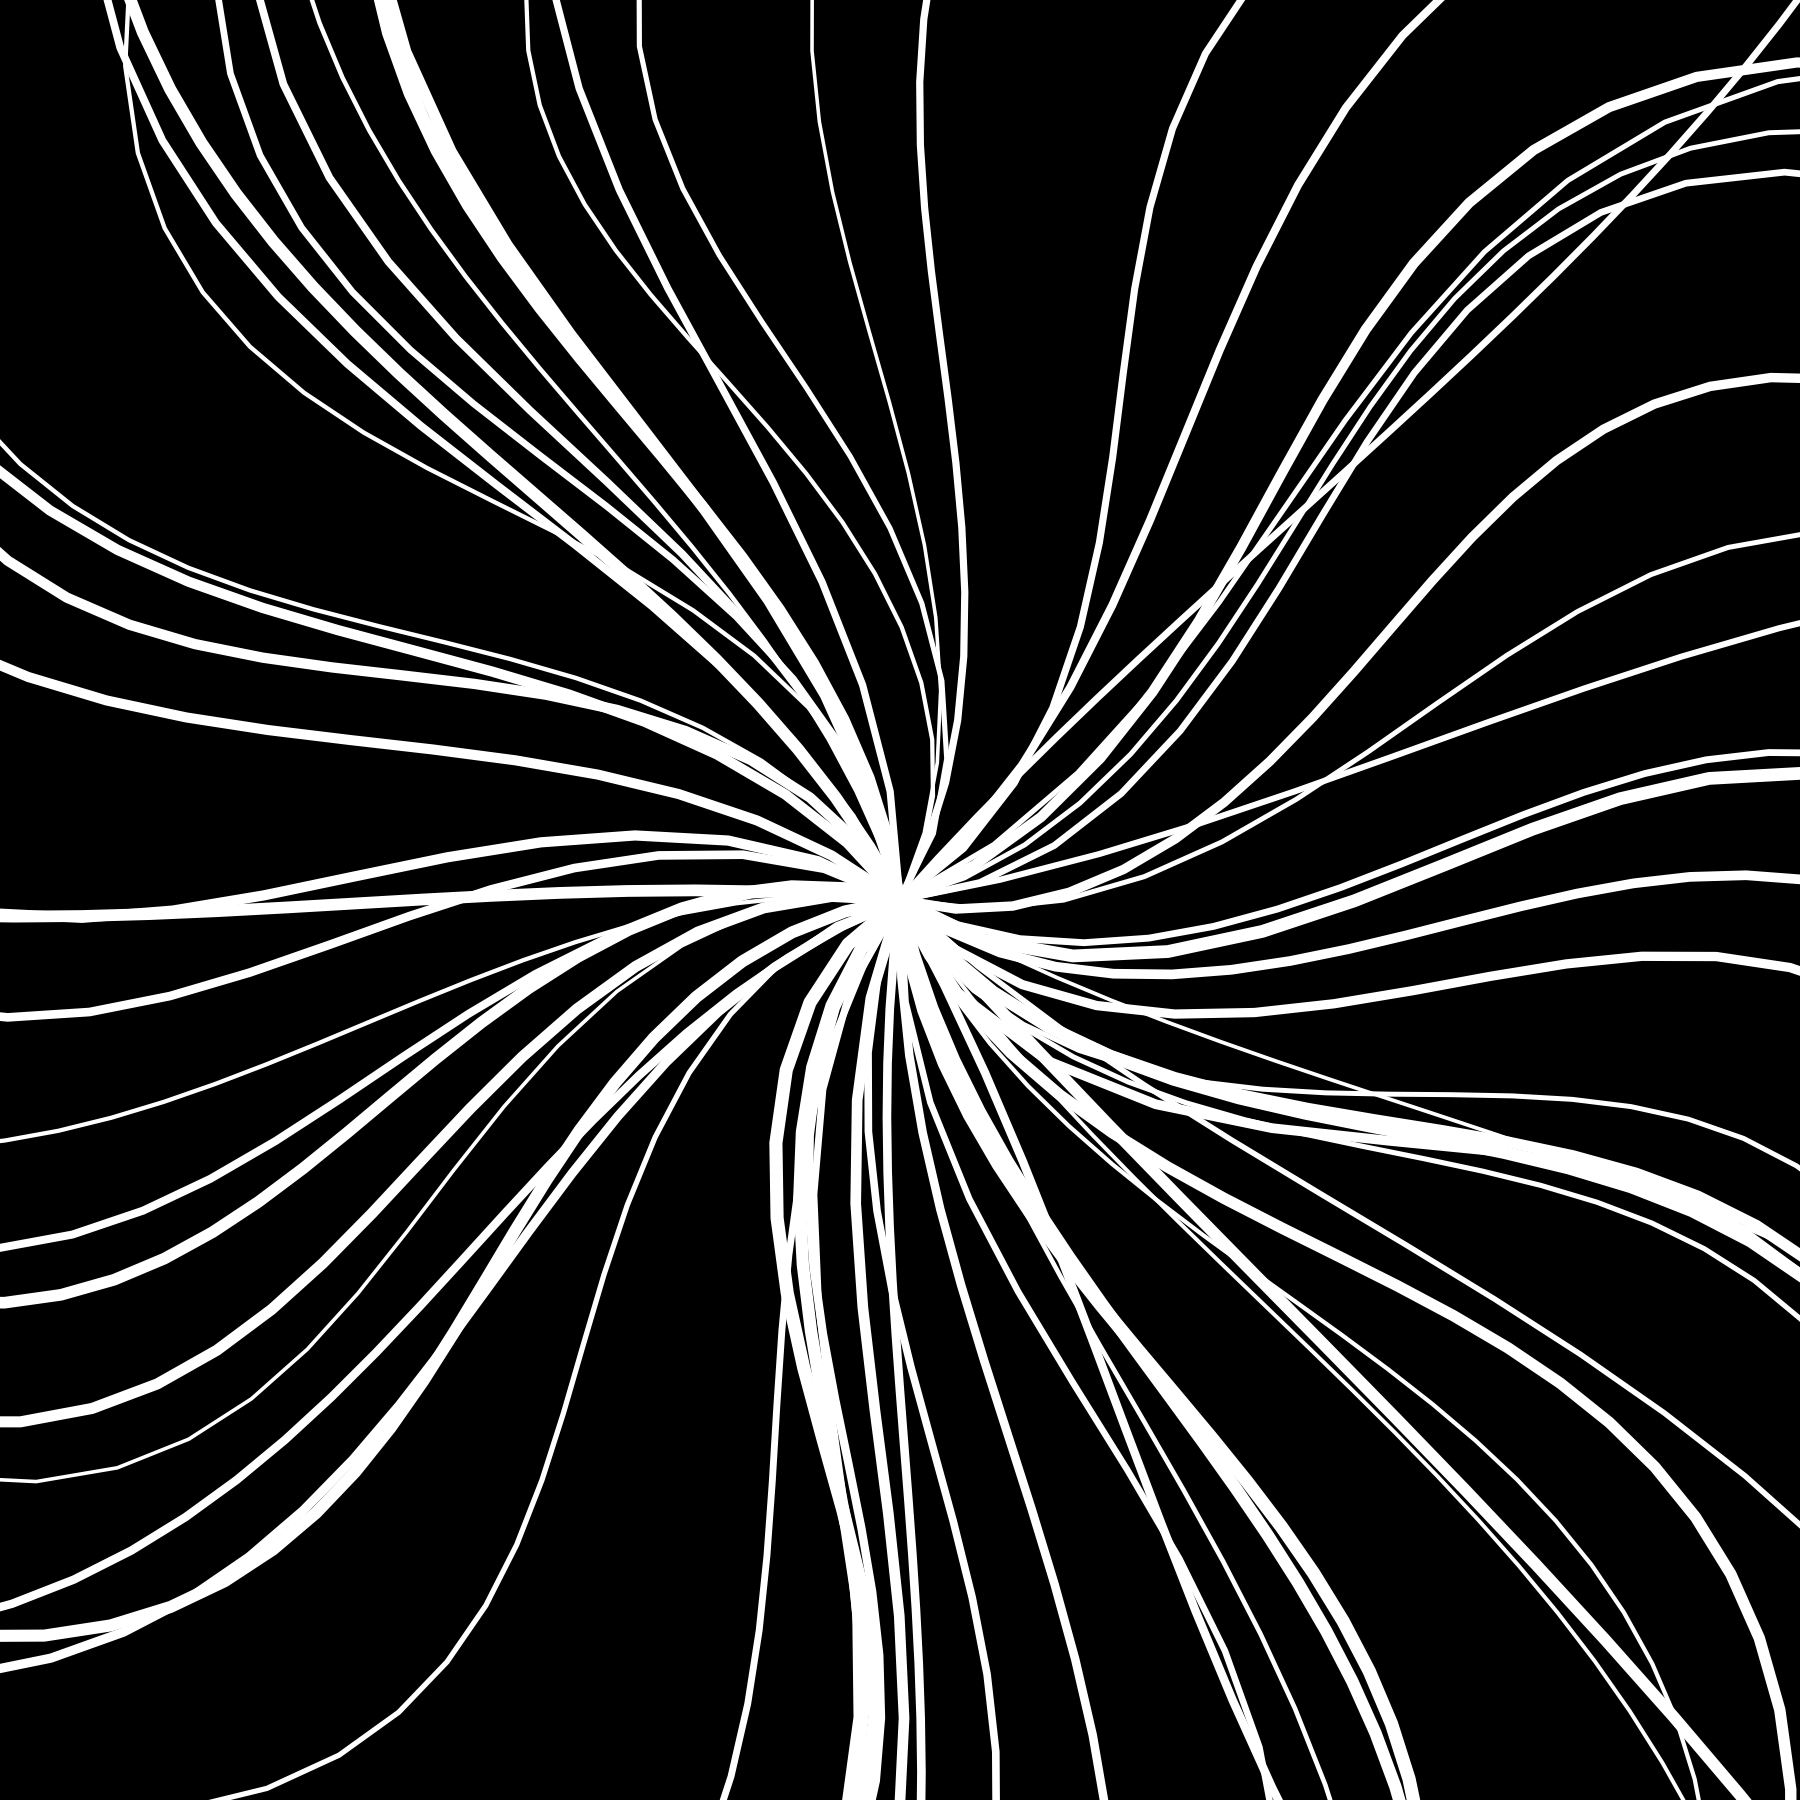

Recreate this plot in R.
#
#   Kinda like design 1 but wanna make the lines jaggedier??
#
# libraries ---------------------------------------------------------------


library(tidyverse)
library(here)


# generate data -----------------------------------------------------------


set.seed(1052)
n_lines <- 69
radius <- 10

min_segments <- 15
max_segments <- 30

all_lines <- imap(1:n_lines, \(.line, .i) {
  # randomly choose number of segments (between 3 and 6)
  n_seg <- sample(min_segments:max_segments, 1)
  
  # base angle for this line (in radians)
  theta <- runif(1, 0, 2*pi)
  
  # how jaggedy is it?
  max_dev <- rnorm(1, 2, 1)
  
  # create a sequence from 0 (centre) to 1 (edge)
  f <- seq(0, 1, length.out = n_seg + 1)
  
  # deviation factor is 0 at the start and end, peaking in the middle.
  angle_dev <- max_dev * f * (1 - f)
  
  # angle at each point is the base angle plus the deviation.
  angles <- theta + angle_dev
  
  # make x and y coordinates.
  x <- f * radius * cos(angles)
  y <- f * radius * sin(angles)
  
  line_df <- tibble(
    id   = .i,
    step = 1:length(f), 
    x    = x,
    y    = y,
    linewidth = runif(1, 0.4, 1.5)
  )
  
  return(line_df)
}) |> 
  list_c()


# plot --------------------------------------------------------------------


ggplot(all_lines, aes(x = x, y = y, group = id, linewidth = linewidth)) +
  geom_path(colour = "white") +
  scale_linewidth_identity() +
  coord_equal(xlim = c(-5,5), ylim = c(-5, 5)) +
  theme_void() + 
  theme(
    plot.background = element_rect(fill = "black")
  )

ggsave(filename = "design2.png", path = here(), width = 6, height = 6, dpi = 300)


# -------------------------------------------------------------------------